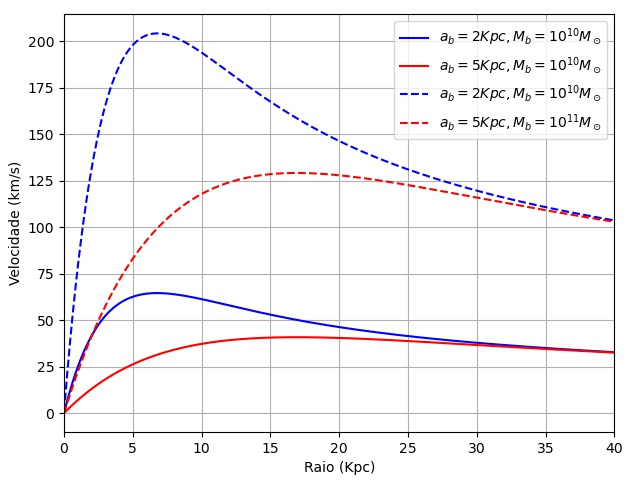

Source code (Python):
from velocidade_bojo_disco_halo import vb
import numpy as np
import matplotlib.pyplot as plt

r = np.linspace(0.01, 100, 1000)

plt.plot(r, vb(r, 2.0, 1e10), "b-", label= "$a_b = 2 Kpc, M_b = 10^{10} M_\\odot$")
plt.plot(r, vb(r, 5.0, 1e10), "r-", label= "$a_b = 5 Kpc, M_b = 10^{10} M_\\odot$")
plt.plot(r, vb(r, 2.0, 1e11), "b--", label= "$a_b = 2 Kpc, M_b = 10^{10} M_\\odot$")
plt.plot(r, vb(r, 5.0, 1e11), "r--", label= "$a_b = 5 Kpc, M_b = 10^{11} M_\\odot$")

plt.xlabel(u"Raio (Kpc)")
plt.ylabel(u"Velocidade (km/s)")

plt.xlim(0, 40)
plt.legend(loc="upper right")
plt.grid()
plt.subplots_adjust(left=0.1, bottom=0.1, right=0.96, top=0.97)
plt.savefig('bojo.jpg')